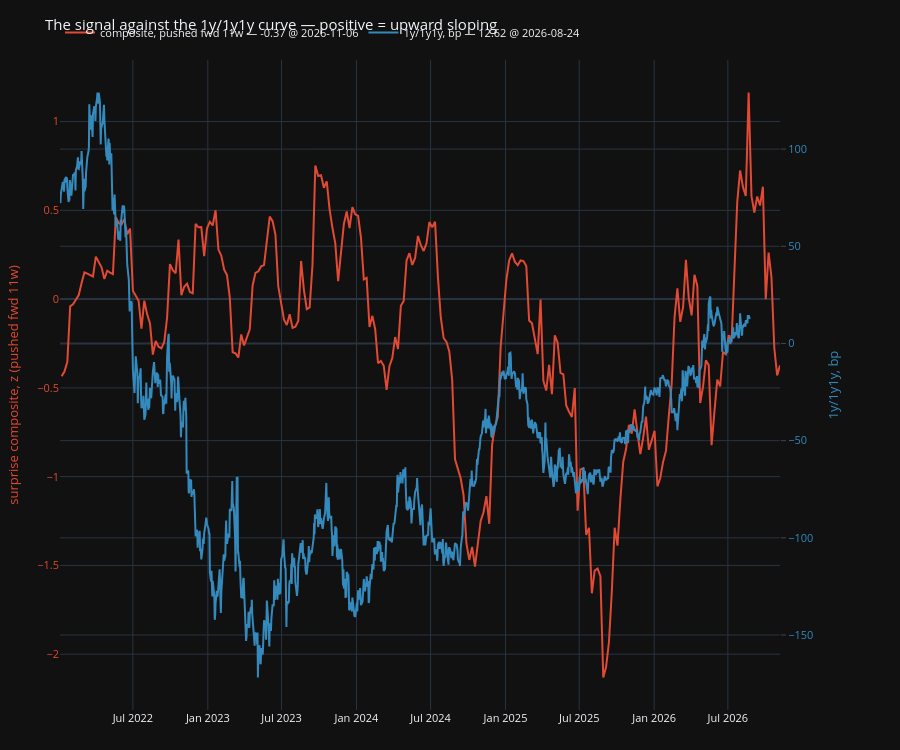

Write notebook code for a chart like this one.
### Code cell
plot, fig, ax, ax2, legend = make_secondary_axis_plot(
    engine="plotly",
    ylabel_left=f"surprise composite, z (pushed fwd {LEAD_MEASURED}w)",
    ylabel_right="1y/1y1y, bp",
    title="The signal against the 1y/1y1y curve — positive = upward sloping",
)
plot(pushed(zc_c2, LEAD_MEASURED), label=f"composite, pushed fwd {LEAD_MEASURED}w",
     which="left")
plot(rates.loc[rates.index >= CHART_FROM, C_1Y_1Y1Y].dropna(), label="1y/1y1y, bp",
     which="right")
legend(show_date=True)

### Figure 1 — Plotly figure (JSON) as saved in the notebook; plotly's stock layout.template omitted (floating-point values rounded to 4 significant figures; data arrays with more than 128 entries replaced by an {"elided": "..."} marker saying what was removed)
{"data": [{"line": {"color": "#E24A33"}, "mode": "lines", "name": "composite, pushed fwd 11w — -0.37 @ 2026-11-06", "showlegend": true, "type": "scatter", "x": {"elided": "253 str values"}, "y": {"elided": "253 float values"}, "yaxis": "y"}, {"line": {"color": "#348ABD"}, "mode": "lines", "name": "1y/1y1y, bp — 12.62 @ 2026-08-24", "showlegend": true, "type": "scatter", "x": {"elided": "1160 str values"}, "y": {"elided": "1160 float values"}, "yaxis": "y2"}], "layout": {"font": {"size": 11}, "height": 750, "legend": {"orientation": "h", "x": 0, "xanchor": "left", "y": 1.02, "yanchor": "bottom"}, "margin": {"b": 40, "l": 60, "r": 120, "t": 60}, "newshape": {"line": {"color": "red"}}, "title": {"text": "The signal against the 1y/1y1y curve — positive = upward sloping"}, "xaxis": {"showgrid": true, "showspikes": true, "spikecolor": "white", "spikemode": "across", "spikesnap": "cursor"}, "yaxis": {"showgrid": true, "showspikes": true, "spikecolor": "white", "spikesnap": "cursor", "spikethickness": 0.5, "tickfont": {"color": "#E24A33"}, "title": {"font": {"color": "#E24A33"}, "text": "surprise composite, z (pushed fwd 11w)"}}, "yaxis2": {"anchor": "x", "overlaying": "y", "position": 0.98, "showgrid": true, "showspikes": true, "side": "right", "spikecolor": "white", "spikesnap": "cursor", "spikethickness": 0.5, "tickfont": {"color": "#348ABD"}, "ticklabelposition": "outside", "ticks": "outside", "title": {"font": {"color": "#348ABD"}, "standoff": 16, "text": "1y/1y1y, bp"}}}}
